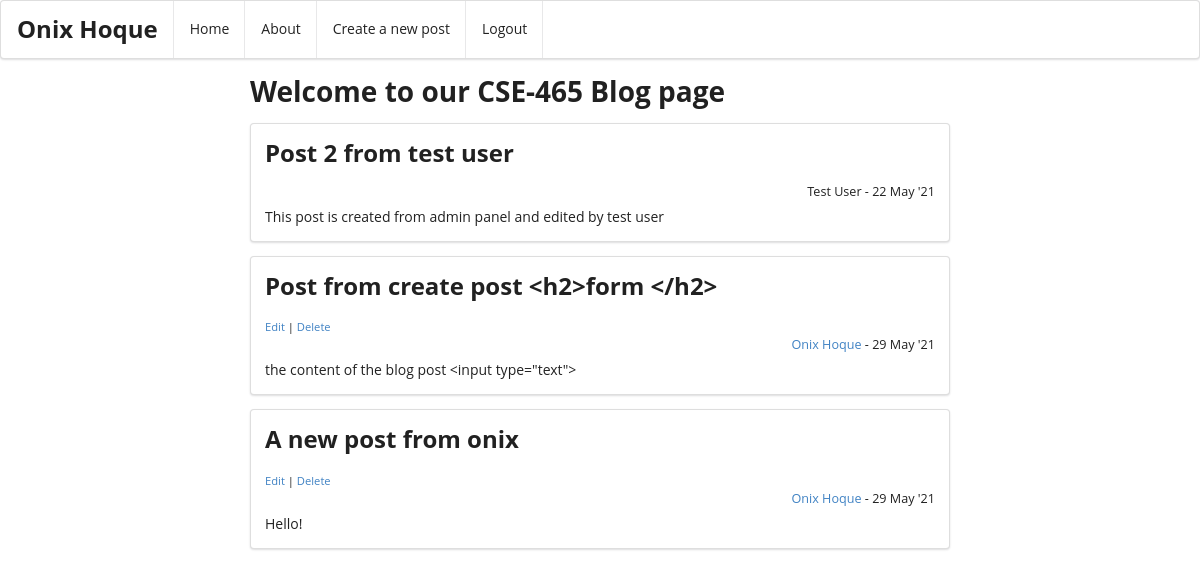
The app's page / (signed in) with its own data.
### blog/models.py (models this page shows, shortened)
class Post(models.Model):
	title = models.CharField(max_length=100)
	content = models.TextField()
	date_posted = models.DateTimeField(default=timezone.now)
	author = models.ForeignKey(User, on_delete=models.CASCADE)

### blog/views.py (the view)
# urls.py: path('', views.home, name='blog-home'),
def home(request):
	context = {
		'posts' : Post.objects.all()
	}
	return render(request, 'blog/home.html', context)

### blog/templates/blog/home.html (shortened to what this page needs)
{% extends 'blog/base.html' %}
{% load static %}
{% block content1 %}
<div class="ui menu">
  <div class="header item">
  	{% if user.is_authenticated %}
  		<h2>{{ user.get_full_name }}</h2>
  	{% else %}
  		<h2>CSE-465 Blog page</h2>
  	{% endif %}
  </div>
  <a class="item" href="{% url 'blog-home' %}">Home</a>
  <a class="item" href="{% url 'blog-about' %}">About</a>
  {% if user.is_authenticated %}
    <a class="item" href="{% url 'create-post-form' %}">Create a new post</a>
		<a class="item" href="{% url 'blog-logout' %}">Logout</a>
	{% else %}
		<a class="item" href="{% url 'blog-login' %}">LogIn</a>
	{% endif %}
</div>
<div class="ui text container">
<h1>Welcome to our CSE-465 Blog page</h1>
{% for post in posts %}
	<div class="ui segment">
	<h2> {{ post.title }} </h2>
  {% if post.author.id == user.id %}
  <small> <a href="{% url 'edit-post-form' post.id %}">Edit</a> | <a href="{% url 'delete-post-form' post.id %}">Delete</a> </small>
  <small class="postauthor"> <a href="{% url 'user-profile' %}">{{ post.author.get_full_name }}</a> - {{ post.date_posted|date:"j M 'y" }}</small>
  {% else %}
	<small class="postauthor"> {{ post.author.get_full_name }} - {{ post.date_posted|date:"j M 'y" }}</small>
  {% endif %}
	<p> {{ post.content }} </p>
	</div>
{% endfor %}
</div>
{% endblock content1 %}

### blog/static/blog/main.css (style rules this page uses)
* { font-family: "Open Sans" !important; }
.postauthor { display: block; text-align: right; width: 100%; padding-bottom: 5px; font-size: 0.9em; }

### records on screen
Post: title "Post 2 from test user", author.get_full_name "Test User", date_posted "22 May '21", content "This post is created from admin panel and edited by test user"
Post: title "Post from create post <h2>form </h2>", author.get_full_name "Onix Hoque", date_posted "29 May '21", content "the content of the blog post <input type=\"text\">"
Post: title "A new post from onix", author.get_full_name "Onix Hoque", date_posted "29 May '21", content "Hello!"

### other values on screen
{{ user.get_full_name }} "Onix Hoque"
